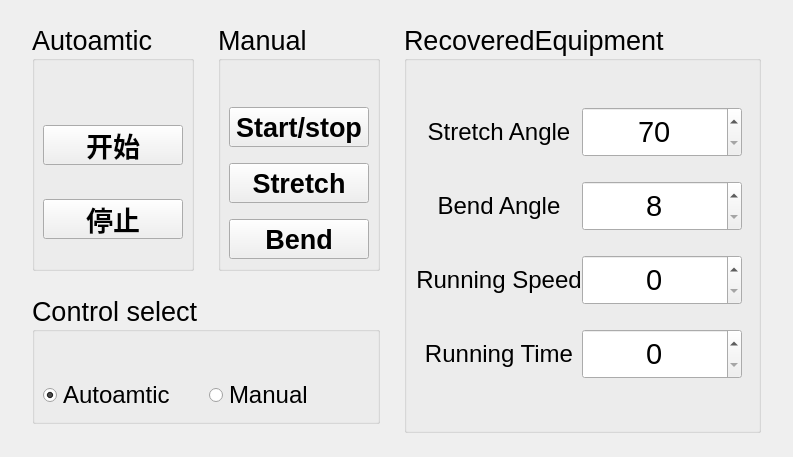
<?xml version="1.0" encoding="UTF-8"?>
<ui version="4.0">
 <class>Control</class>
 <widget class="QWidget" name="Control">
  <property name="geometry">
   <rect>
    <x>0</x>
    <y>0</y>
    <width>790</width>
    <height>457</height>
   </rect>
  </property>
  <property name="windowTitle">
   <string>Form</string>
  </property>
  <layout class="QHBoxLayout" name="horizontalLayout">
   <property name="spacing">
    <number>24</number>
   </property>
   <property name="leftMargin">
    <number>32</number>
   </property>
   <property name="topMargin">
    <number>24</number>
   </property>
   <property name="rightMargin">
    <number>32</number>
   </property>
   <property name="bottomMargin">
    <number>24</number>
   </property>
   <item>
    <layout class="QVBoxLayout" name="verticalLayout">
     <property name="leftMargin">
      <number>0</number>
     </property>
     <property name="topMargin">
      <number>0</number>
     </property>
     <property name="rightMargin">
      <number>0</number>
     </property>
     <property name="bottomMargin">
      <number>0</number>
     </property>
     <item>
      <layout class="QHBoxLayout" name="horizontalLayout_3">
       <item>
        <widget class="QGroupBox" name="groupBox_3">
         <property name="font">
          <font>
           <pointsize>20</pointsize>
          </font>
         </property>
         <property name="title">
          <string>Autoamtic</string>
         </property>
         <layout class="QVBoxLayout" name="verticalLayout_3">
          <property name="spacing">
           <number>16</number>
          </property>
          <property name="leftMargin">
           <number>8</number>
          </property>
          <property name="topMargin">
           <number>46</number>
          </property>
          <property name="rightMargin">
           <number>8</number>
          </property>
          <item>
           <widget class="QPushButton" name="start_auto_pushButton">
            <property name="minimumSize">
             <size>
              <width>140</width>
              <height>40</height>
             </size>
            </property>
            <property name="maximumSize">
             <size>
              <width>140</width>
              <height>40</height>
             </size>
            </property>
            <property name="font">
             <font>
              <pointsize>20</pointsize>
              <weight>75</weight>
              <bold>true</bold>
             </font>
            </property>
            <property name="text">
             <string>开始</string>
            </property>
           </widget>
          </item>
          <item>
           <widget class="QPushButton" name="stop_auto_pushButton">
            <property name="minimumSize">
             <size>
              <width>140</width>
              <height>40</height>
             </size>
            </property>
            <property name="maximumSize">
             <size>
              <width>140</width>
              <height>40</height>
             </size>
            </property>
            <property name="font">
             <font>
              <pointsize>20</pointsize>
              <weight>75</weight>
              <bold>true</bold>
             </font>
            </property>
            <property name="text">
             <string>停止</string>
            </property>
           </widget>
          </item>
         </layout>
        </widget>
       </item>
       <item>
        <widget class="QGroupBox" name="groupBox_2">
         <property name="font">
          <font>
           <pointsize>20</pointsize>
          </font>
         </property>
         <property name="title">
          <string>Manual</string>
         </property>
         <layout class="QVBoxLayout" name="verticalLayout_2">
          <property name="spacing">
           <number>16</number>
          </property>
          <property name="sizeConstraint">
           <enum>QLayout::SetDefaultConstraint</enum>
          </property>
          <property name="leftMargin">
           <number>8</number>
          </property>
          <property name="topMargin">
           <number>46</number>
          </property>
          <property name="rightMargin">
           <number>8</number>
          </property>
          <property name="bottomMargin">
           <number>9</number>
          </property>
          <item>
           <widget class="QPushButton" name="start_stop_manual_Button">
            <property name="minimumSize">
             <size>
              <width>140</width>
              <height>40</height>
             </size>
            </property>
            <property name="maximumSize">
             <size>
              <width>140</width>
              <height>40</height>
             </size>
            </property>
            <property name="font">
             <font>
              <pointsize>20</pointsize>
              <weight>75</weight>
              <bold>true</bold>
             </font>
            </property>
            <property name="text">
             <string>Start/stop</string>
            </property>
           </widget>
          </item>
          <item>
           <widget class="QPushButton" name="stretch_manual_Button">
            <property name="minimumSize">
             <size>
              <width>140</width>
              <height>40</height>
             </size>
            </property>
            <property name="maximumSize">
             <size>
              <width>140</width>
              <height>40</height>
             </size>
            </property>
            <property name="font">
             <font>
              <pointsize>20</pointsize>
              <weight>75</weight>
              <bold>true</bold>
             </font>
            </property>
            <property name="text">
             <string>Stretch</string>
            </property>
           </widget>
          </item>
          <item>
           <widget class="QPushButton" name="bend_manual_Button">
            <property name="minimumSize">
             <size>
              <width>140</width>
              <height>40</height>
             </size>
            </property>
            <property name="maximumSize">
             <size>
              <width>140</width>
              <height>40</height>
             </size>
            </property>
            <property name="font">
             <font>
              <pointsize>20</pointsize>
              <weight>75</weight>
              <bold>true</bold>
             </font>
            </property>
            <property name="text">
             <string>Bend</string>
            </property>
           </widget>
          </item>
         </layout>
        </widget>
       </item>
      </layout>
     </item>
     <item>
      <widget class="QGroupBox" name="groupBox_4">
       <property name="font">
        <font>
         <pointsize>20</pointsize>
        </font>
       </property>
       <property name="title">
        <string>Control select</string>
       </property>
       <layout class="QHBoxLayout" name="horizontalLayout_2">
        <property name="leftMargin">
         <number>8</number>
        </property>
        <property name="topMargin">
         <number>46</number>
        </property>
        <property name="rightMargin">
         <number>8</number>
        </property>
        <item>
         <widget class="QRadioButton" name="auto_radioButton">
          <property name="font">
           <font>
            <pointsize>18</pointsize>
           </font>
          </property>
          <property name="text">
           <string>Autoamtic</string>
          </property>
          <property name="checked">
           <bool>true</bool>
          </property>
         </widget>
        </item>
        <item>
         <widget class="QRadioButton" name="manual_radioButton">
          <property name="font">
           <font>
            <pointsize>18</pointsize>
           </font>
          </property>
          <property name="text">
           <string>Manual</string>
          </property>
         </widget>
        </item>
       </layout>
      </widget>
     </item>
     <item>
      <spacer name="verticalSpacer_2">
       <property name="orientation">
        <enum>Qt::Vertical</enum>
       </property>
       <property name="sizeHint" stdset="0">
        <size>
         <width>20</width>
         <height>40</height>
        </size>
       </property>
      </spacer>
     </item>
    </layout>
   </item>
   <item>
    <widget class="QGroupBox" name="groupBox">
     <property name="font">
      <font>
       <pointsize>20</pointsize>
      </font>
     </property>
     <property name="title">
      <string>RecoveredEquipment</string>
     </property>
     <layout class="QGridLayout" name="gridLayout_2">
      <property name="topMargin">
       <number>46</number>
      </property>
      <property name="rightMargin">
       <number>16</number>
      </property>
      <property name="horizontalSpacing">
       <number>0</number>
      </property>
      <property name="verticalSpacing">
       <number>24</number>
      </property>
      <item row="2" column="1">
       <widget class="QSpinBox" name="speed_spinBox">
        <property name="minimumSize">
         <size>
          <width>160</width>
          <height>50</height>
         </size>
        </property>
        <property name="maximumSize">
         <size>
          <width>160</width>
          <height>50</height>
         </size>
        </property>
        <property name="font">
         <font>
          <pointsize>22</pointsize>
         </font>
        </property>
        <property name="alignment">
         <set>Qt::AlignCenter</set>
        </property>
        <property name="maximum">
         <number>10</number>
        </property>
       </widget>
      </item>
      <item row="0" column="1">
       <widget class="QSpinBox" name="stretch_spinBox">
        <property name="minimumSize">
         <size>
          <width>160</width>
          <height>50</height>
         </size>
        </property>
        <property name="maximumSize">
         <size>
          <width>160</width>
          <height>50</height>
         </size>
        </property>
        <property name="font">
         <font>
          <pointsize>22</pointsize>
         </font>
        </property>
        <property name="alignment">
         <set>Qt::AlignCenter</set>
        </property>
        <property name="minimum">
         <number>70</number>
        </property>
        <property name="maximum">
         <number>90</number>
        </property>
       </widget>
      </item>
      <item row="1" column="1">
       <widget class="QSpinBox" name="bend_spinBox">
        <property name="minimumSize">
         <size>
          <width>160</width>
          <height>50</height>
         </size>
        </property>
        <property name="maximumSize">
         <size>
          <width>160</width>
          <height>50</height>
         </size>
        </property>
        <property name="font">
         <font>
          <pointsize>22</pointsize>
         </font>
        </property>
        <property name="alignment">
         <set>Qt::AlignCenter</set>
        </property>
        <property name="minimum">
         <number>8</number>
        </property>
        <property name="maximum">
         <number>60</number>
        </property>
       </widget>
      </item>
      <item row="2" column="0">
       <widget class="QLabel" name="speed_label">
        <property name="font">
         <font>
          <pointsize>18</pointsize>
         </font>
        </property>
        <property name="text">
         <string>Running Speed</string>
        </property>
        <property name="alignment">
         <set>Qt::AlignCenter</set>
        </property>
       </widget>
      </item>
      <item row="3" column="0">
       <widget class="QLabel" name="time_label">
        <property name="font">
         <font>
          <pointsize>18</pointsize>
         </font>
        </property>
        <property name="text">
         <string>Running Time</string>
        </property>
        <property name="alignment">
         <set>Qt::AlignCenter</set>
        </property>
       </widget>
      </item>
      <item row="1" column="0">
       <widget class="QLabel" name="bend_label">
        <property name="font">
         <font>
          <pointsize>18</pointsize>
         </font>
        </property>
        <property name="text">
         <string>Bend Angle</string>
        </property>
        <property name="alignment">
         <set>Qt::AlignCenter</set>
        </property>
       </widget>
      </item>
      <item row="3" column="1">
       <widget class="QSpinBox" name="time_spinBox">
        <property name="minimumSize">
         <size>
          <width>160</width>
          <height>50</height>
         </size>
        </property>
        <property name="maximumSize">
         <size>
          <width>160</width>
          <height>50</height>
         </size>
        </property>
        <property name="font">
         <font>
          <pointsize>22</pointsize>
         </font>
        </property>
        <property name="alignment">
         <set>Qt::AlignCenter</set>
        </property>
        <property name="minimum">
         <number>0</number>
        </property>
       </widget>
      </item>
      <item row="0" column="0">
       <widget class="QLabel" name="stretch_label">
        <property name="font">
         <font>
          <pointsize>18</pointsize>
         </font>
        </property>
        <property name="styleSheet">
         <string notr="true"/>
        </property>
        <property name="text">
         <string>Stretch Angle</string>
        </property>
        <property name="alignment">
         <set>Qt::AlignCenter</set>
        </property>
       </widget>
      </item>
      <item row="4" column="0">
       <spacer name="verticalSpacer">
        <property name="orientation">
         <enum>Qt::Vertical</enum>
        </property>
        <property name="sizeHint" stdset="0">
         <size>
          <width>20</width>
          <height>40</height>
         </size>
        </property>
       </spacer>
      </item>
     </layout>
    </widget>
   </item>
  </layout>
 </widget>
 <resources/>
 <connections/>
</ui>
